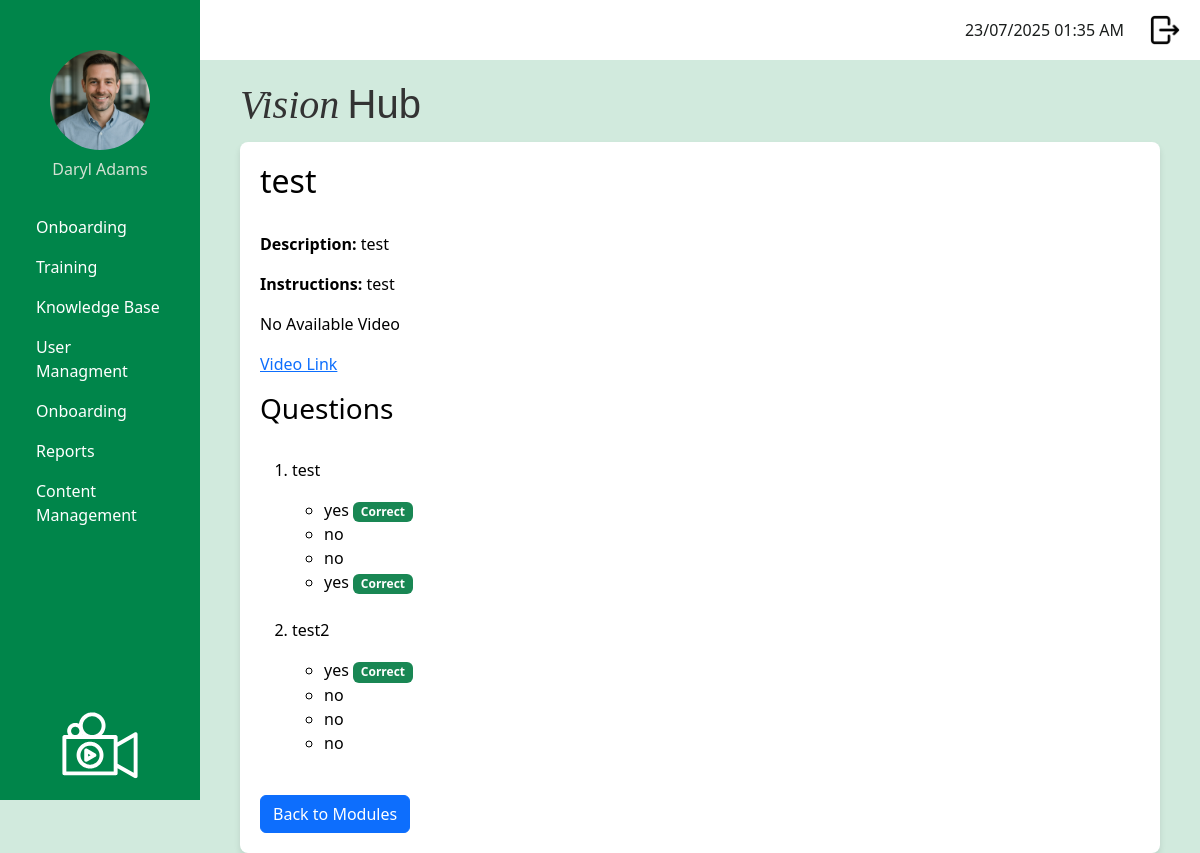
The page /admin/details_training_module/5 (signed in) on the database as committed earlier.
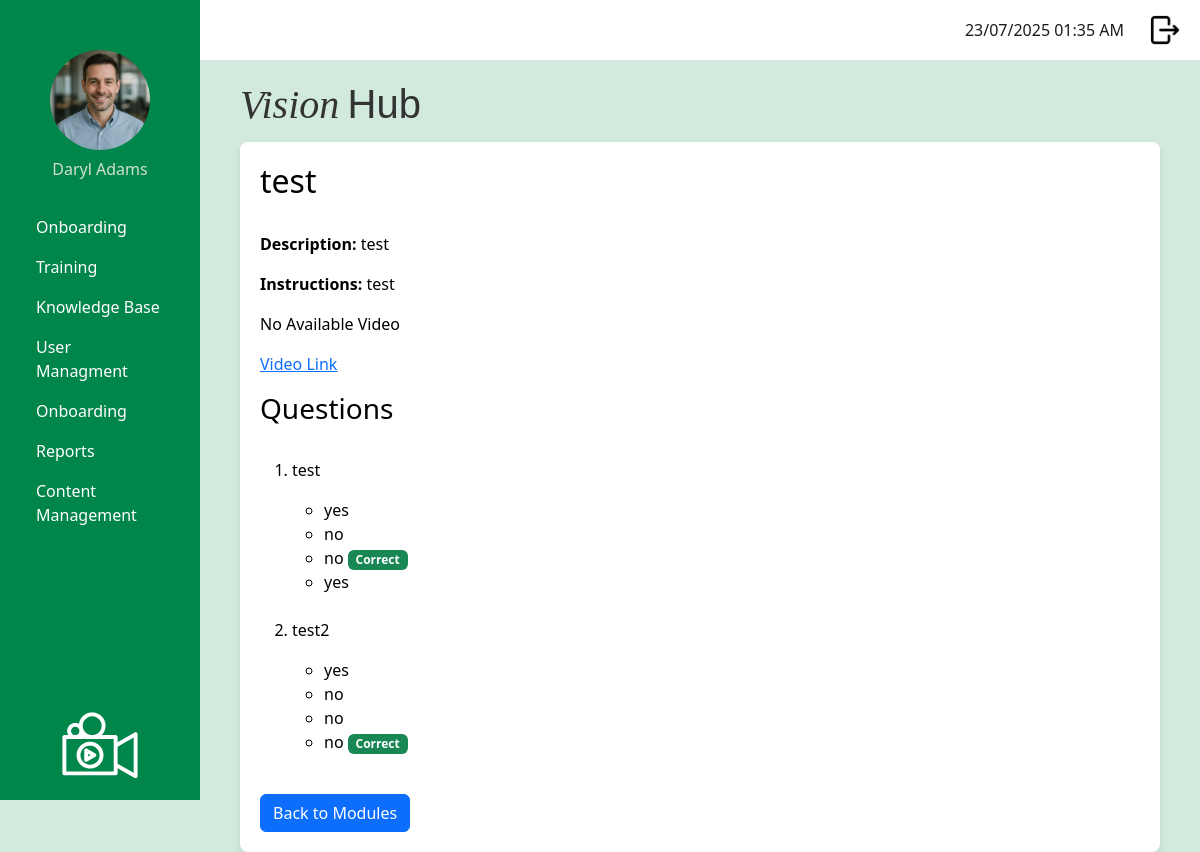
The same page on the database as committed later.
### app/models.py (models this page shows, shortened)
class User(UserMixin, db.Model):
    __tablename__ = 'user'
    id: so.Mapped[int] = so.mapped_column(primary_key=True)
    username: so.Mapped[str] = so.mapped_column(sa.String(120), index=True, unique=True)
    first_name: so.Mapped[str] = so.mapped_column(sa.String(50), index=True)
    surname: so.Mapped[str] = so.mapped_column(sa.String(50), index=True)
    job_title: so.Mapped[str] = so.mapped_column(sa.String(50), index=True)
    password_hash: so.Mapped[str] = so.mapped_column(sa.String(256))
    is_onboarding: so.Mapped[bool] = so.mapped_column(default=False) # Default: Not onboarding
    dateStarted: so.Mapped[datetime] = so.mapped_column(index=True, default=lambda: datetime.now(timezone.utc))
    google_email: so.Mapped[Optional[str]] = so.mapped_column(sa.String(120), unique=True, nullable=True)
    profile_photo: so.Mapped[Optional[str]] = so.mapped_column(sa.String(120), nullable=True, default='profileDefault.png')
    manager_id: so.Mapped[Optional[int]] = so.mapped_column(sa.ForeignKey('user.id'), nullable=True)
    manager: so.Mapped[Optional['User']] = so.relationship('User', remote_side=[id], back_populates='manages')
    manages: so.Mapped[List['User']] = so.relationship('User', back_populates='manager')
    role_id: so.Mapped[int] = so.mapped_column(sa.ForeignKey('role.id'))
    role: so.Mapped['Role'] = so.relationship('Role', back_populates='users')
    department_id: so.Mapped[int] = so.mapped_column(sa.ForeignKey('department.id'))
    department: so.Mapped['Department'] = so.relationship('Department', back_populates='users')
    module_progress: so.Mapped[List['UserModuleProgress']] = so.relationship('UserModuleProgress', back_populates='user')
    onboarding_path_id: so.Mapped[int] = so.mapped_column(sa.ForeignKey('onboarding_path.id'), nullable=True)
    onboarding_path: so.Mapped['OnboardingPath'] = so.relationship('OnboardingPath')

class TrainingModule (db.Model):
    __tablename__ = 'training_module'
    id: so.Mapped[int] = so.mapped_column(primary_key=True)
    module_title: so.Mapped[str] = so.mapped_column(sa.String(150), index=True, unique=True)
    module_description: so.Mapped[str] = so.mapped_column(sa.Text, nullable=False)
    module_instructions: so.Mapped[str] = so.mapped_column(sa.Text, nullable=False)
    video_url: so.Mapped[str] = so.mapped_column(sa.String(300), nullable=True)
    active: so.Mapped[bool] = so.mapped_column(sa.Boolean, nullable=False, default=True)
    questions: so.Mapped[List['Question']] = so.relationship('Question', back_populates='training_module', cascade='all, delete-orphan')
    user_progress: so.Mapped[List['UserModuleProgress']] = so.relationship('UserModuleProgress', back_populates='training_module')
    onboarding_steps: so.Mapped[List['OnboardingStep']] = so.relationship('OnboardingStep', back_populates='training_module', cascade='all, delete-orphan')

class Question (db.Model):
    __tablename__ = 'question'
    id: so.Mapped[int] = so.mapped_column(primary_key=True)
    question_text: so.Mapped[str] = so.mapped_column(sa.String(1000), nullable=False)
    training_module_id: so.Mapped[int] = so.mapped_column(sa.ForeignKey('training_module.id'), nullable=False)
    training_module: so.Mapped['TrainingModule'] = so.relationship('TrainingModule', back_populates='questions')
    options: so.Mapped[List['Option']] = so.relationship('Option', back_populates='question', cascade='all, delete-orphan')

class Option (db.Model):
    __tablename__ = "option"
    id: so.Mapped[int] = so.mapped_column(primary_key=True)
    question_id: so.Mapped[int] = so.mapped_column(sa.ForeignKey('question.id'), nullable=False)
    option_text: so.Mapped[str] = so.mapped_column(sa.String(500), nullable=False)
    is_correct: so.Mapped[bool] = so.mapped_column(sa.Boolean, default=False, nullable=False)
    question: so.Mapped['Question'] = so.relationship('Question', back_populates='options')

### app/admin/routes.py (the view)
@app.route('/admin/details_training_module/<int:module_id>', methods=['GET'])
@login_required
def details_training_module(module_id):
    if current_user.role.role_name != "admin":
        return redirect(url_for('logout'))
    module = TrainingModule.query.get_or_404(module_id)
    questions = Question.query.filter_by(training_module_id=module_id).all()
    return render_template(
        'admin/details_training_module.html',
        title=f'{module.module_title} Details',
        module=module,
        questions=questions
    )

### app/models.py (called while the page is built)
@login.user_loader
def load_user(id):
    return db.session.get(User, int(id))

### app/templates/admin/details_training_module.html
{% extends "base.html" %}
{% block content %}
<h2>{{ module.module_title }}</h2>
<br>
<p><strong>Description:</strong> {{ module.module_description }}</p>
<p><strong>Instructions:</strong> {{ module.module_instructions }}</p>
<p>
    {% if module.video_url %}
    <div class="video-container">
        <iframe
            src="{{ module.video_url }}"
            allowfullscreen>
    </iframe>
    </div>
{% else %}
    <p>No Available Video</p>
{% endif %}
<a href="{{ module.video_url }}" target="_blank">Video Link</a>
</p>
<div>
    <h3>Questions</h3>
    <br>
    {% if questions %}
    <ol>
        {% for question in questions %}
        <li>
            <p>{{ question.question_text }}</p>
            <ul>
                {% for option in question.options %}
                <li>
                    {{ option.option_text }}
                    {% if option.is_correct %}
                    <span class="badge bg-success">Correct</span>
                    {% endif %}
                </li>
                {% endfor %}
                <br>
            </ul>
        </li>
        {% endfor %}
    </ol>
{% else %}
    <p>No questions available for this module.</p>
{% endif %}
</div>
<a href="{{ url_for('manage_training_modules') }}" class="btn btn-primary">Back to Modules</a>
{% endblock %}

### app/templates/base.html (shortened to what this page needs)
<!doctype html>
<html>
    <head>
            <link
            href="{{ url_for('static', filename='css/bootstrap.min.css') }}"
            rel="stylesheet"/>
            <link href="{{ url_for('static', filename='css/stylesheet.css') }}" rel="stylesheet"/>
        </head>
    <body>
         <div class="sidebar">
            <div class="profile-container">
                <form id="photoForm"
                    action="{{ url_for('update_profile_photo') }}"
                    method="POST"
                    enctype="multipart/form-data"
                    style="display:inline;">
                <img src="{{ url_for('static',
                                    filename='images/profilePhoto/'
                                        ~ (current_user.profile_photo or 'profileDefault.png')) }}"
                    id="profilePicture"
                    class="profilePicture"
                    alt="Click to change photo"
                    style="cursor:pointer; width:100px; height:100px;
                            object-fit:cover; border-radius:50%;">
                </form>
                <h5 class="profile-photo-text">{{ current_user.first_name|title }} {{ current_user.surname|title }}</h5>
            </div>
            <nav class="nav flex-column sideNavLink-container">
                {% if current_user.role.role_name == 'admin' %}
                    <a class="nav-link" href="#">Onboarding</a>
                    <a class="nav-link" href="{{ url_for('manage_training_modules') }}">Training</a>
                    <a class="nav-link" href="#">Knowledge Base</a>
                    <a class="nav-link" href="{{ url_for('manage_users') }}">User Managment</a>
                    <a class="nav-link" href="#">Onboarding</a>
                    <a class="nav-link" href="#">Reports</a>
                    <a class="nav-link" href="#">Content Management</a>
                    {% elif current_user.role.role_name == 'manager' %}
                    <a class="nav-link" href="#">Onboarding</a>
                    <a class="nav-link" href="#">Training</a>
                    <a class="nav-link" href="#">Reports</a>
                    {% elif current_user.role.role_name == 'staff' %}
                    <a class="nav-link" href="#">Onboarding</a>
                    <a class="nav-link" href="{{ url_for('training_dashboard') }}">Training</a>
                {% endif %}
            </nav>
            <img src="{{ url_for('static', filename='images/logoImageWhite.svg') }}" class="sidebarLogo">
        </div>
         <div class="top-bar">
            <div class="d-flex align-items-center">
                <span class="me-3" id="clock"></span>
                <a href="{{ url_for('logout') }}" class="logout-link">
                    <img src="{{ url_for('static', filename='images/logout.png') }}" class="logout-image">
                </a>
            </div>
        </div>
        <div class="logo-name-container">
            <h2 class="logo-text">
                <span class="logo-vision">Vision</span>
                <span class="logo-hub">Hub</span>
            </h2>
        </div>
        <div class="content">
            {% block content %}
            {% endblock %}
        </div>
    </body>
</html>

### app/static/css/stylesheet.css (style rules this page uses)
body { color: #000000; background-color: #d1eadd ; }
.logo-name-container { display: flex; align-items: baseline; margin-left: 240px; margin-top: 20px; margin-bottom: 5px; gap: 2rem; color: #333; }
.logo-vision { font-family: 'Playfair Display', serif; font-weight: 450; font-style: italic; font-size: 2.5rem; }
.logo-hub { font-family: 'Montserrat', sans-serif; font-weight: 200; font-size: 2.5rem; margin-left: 0; }
.sidebar { background-color: #00854a; color: white; font-size: 1rem; font-weight: 400; height: 100vh; position: fixed; width: 200px; padding: 20px; display: flex; flex-direction: column; justify-content: space-between; text-align: left }
.profile-photo-text { font-size: 1rem; font-weight: 200; color: rgb(211, 225, 211); text-align: center; }
.sidebarLogo { max-width: 100%; width: 120px; height: auto; display: block; margin: 0 auto; margin-top: auto; }
.profilePicture { display: block; margin: 30px auto 10px auto; border-radius: 50%; width: 80px; height: 80px; object-fit: cover; }
.sideNavLink-container { margin-top: 20px; }
.nav-link { border-radius: 0.5rem; color: white; }
.top-bar { background-color: white; height: 60px; padding: 10px 20px; margin-left: 200px; display: flex; justify-content: flex-end; align-items: center; }
.logout-image { width: 30px; height: 30px; object-fit: cover; margin-left: 10px; }
#clock { color: #1a1d1c; margin-right: 20px; }
.content { background-color: white; border-radius: 8px; margin-left: 240px; padding: 20px; box-shadow: 0 4px 6px rgba(0, 0, 0, 0.1); max-width: calc(100% - 240px - 40px); }

Rows that differ between the two databases and show on the page:
changed Option (number 1 of 8 on the later page): no longer shows "Correct"
changed Option (number 3 of 8 on the later page): now shows "Correct"
changed Option (number 4 of 8 on the later page): no longer shows "Correct"
changed Option (number 5 of 8 on the later page): no longer shows "Correct"
changed Option (number 8 of 8 on the later page): now shows "Correct"
